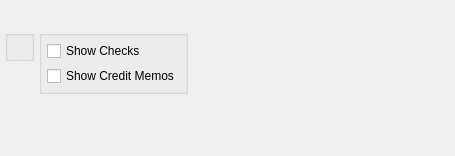
<?xml version="1.0" encoding="UTF-8"?>
<ui version="4.0">
 <comment>This file is part of the xTuple ERP: PostBooks Edition, a free and
open source Enterprise Resource Planning software suite,
Copyright (c) 1999-2018 by OpenMFG LLC, d/b/a xTuple.
It is licensed to you under the Common Public Attribution License
version 1.0, the full text of which (including xTuple-specific Exhibits)
is available at www.xtuple.com/CPAL.  By using this software, you agree
to be bound by its terms.</comment>
 <class>dspAPApplications</class>
 <widget class="QWidget" name="dspAPApplications">
  <property name="geometry">
   <rect>
    <x>0</x>
    <y>0</y>
    <width>455</width>
    <height>156</height>
   </rect>
  </property>
  <property name="windowTitle">
   <string>A/P Applications</string>
  </property>
  <layout class="QVBoxLayout" name="verticalLayout_5">
   <item>
    <layout class="QHBoxLayout" name="horizontalLayout">
     <item>
      <widget class="VendorGroup" name="_vendorgroup"/>
     </item>
     <item>
      <spacer name="horizontalSpacer">
       <property name="orientation">
        <enum>Qt::Horizontal</enum>
       </property>
       <property name="sizeHint" stdset="0">
        <size>
         <width>0</width>
         <height>20</height>
        </size>
       </property>
      </spacer>
     </item>
    </layout>
   </item>
   <item>
    <layout class="QHBoxLayout" name="horizontalLayout_2">
     <item>
      <layout class="QVBoxLayout" name="verticalLayout_4">
       <item>
        <widget class="QGroupBox" name="_datesGroup">
         <property name="title">
          <string/>
         </property>
         <layout class="QVBoxLayout" name="verticalLayout_3">
          <item>
           <widget class="DateCluster" name="_dates"/>
          </item>
         </layout>
        </widget>
       </item>
       <item>
        <spacer name="verticalSpacer_2">
         <property name="orientation">
          <enum>Qt::Vertical</enum>
         </property>
         <property name="sizeHint" stdset="0">
          <size>
           <width>20</width>
           <height>0</height>
          </size>
         </property>
        </spacer>
       </item>
      </layout>
     </item>
     <item>
      <layout class="QVBoxLayout" name="verticalLayout_2">
       <item>
        <widget class="QGroupBox" name="groupBox">
         <property name="title">
          <string/>
         </property>
         <layout class="QVBoxLayout" name="verticalLayout">
          <item>
           <widget class="XCheckBox" name="_showChecks">
            <property name="text">
             <string>Show Checks</string>
            </property>
           </widget>
          </item>
          <item>
           <widget class="XCheckBox" name="_showCreditMemos">
            <property name="text">
             <string>Show Credit Memos</string>
            </property>
           </widget>
          </item>
         </layout>
        </widget>
       </item>
       <item>
        <spacer name="verticalSpacer">
         <property name="orientation">
          <enum>Qt::Vertical</enum>
         </property>
         <property name="sizeHint" stdset="0">
          <size>
           <width>20</width>
           <height>0</height>
          </size>
         </property>
        </spacer>
       </item>
      </layout>
     </item>
     <item>
      <spacer name="horizontalSpacer_2">
       <property name="orientation">
        <enum>Qt::Horizontal</enum>
       </property>
       <property name="sizeHint" stdset="0">
        <size>
         <width>0</width>
         <height>20</height>
        </size>
       </property>
      </spacer>
     </item>
    </layout>
   </item>
  </layout>
 </widget>
 <layoutdefault spacing="5" margin="5"/>
 <customwidgets>
  <customwidget>
   <class>DateCluster</class>
   <extends>QWidget</extends>
   <header>datecluster.h</header>
   <container>1</container>
  </customwidget>
  <customwidget>
   <class>VendorGroup</class>
   <extends>QWidget</extends>
   <header>vendorgroup.h</header>
  </customwidget>
  <customwidget>
   <class>XCheckBox</class>
   <extends>QCheckBox</extends>
   <header>xcheckbox.h</header>
  </customwidget>
 </customwidgets>
 <tabstops>
  <tabstop>_dates</tabstop>
 </tabstops>
 <resources/>
 <connections/>
</ui>
